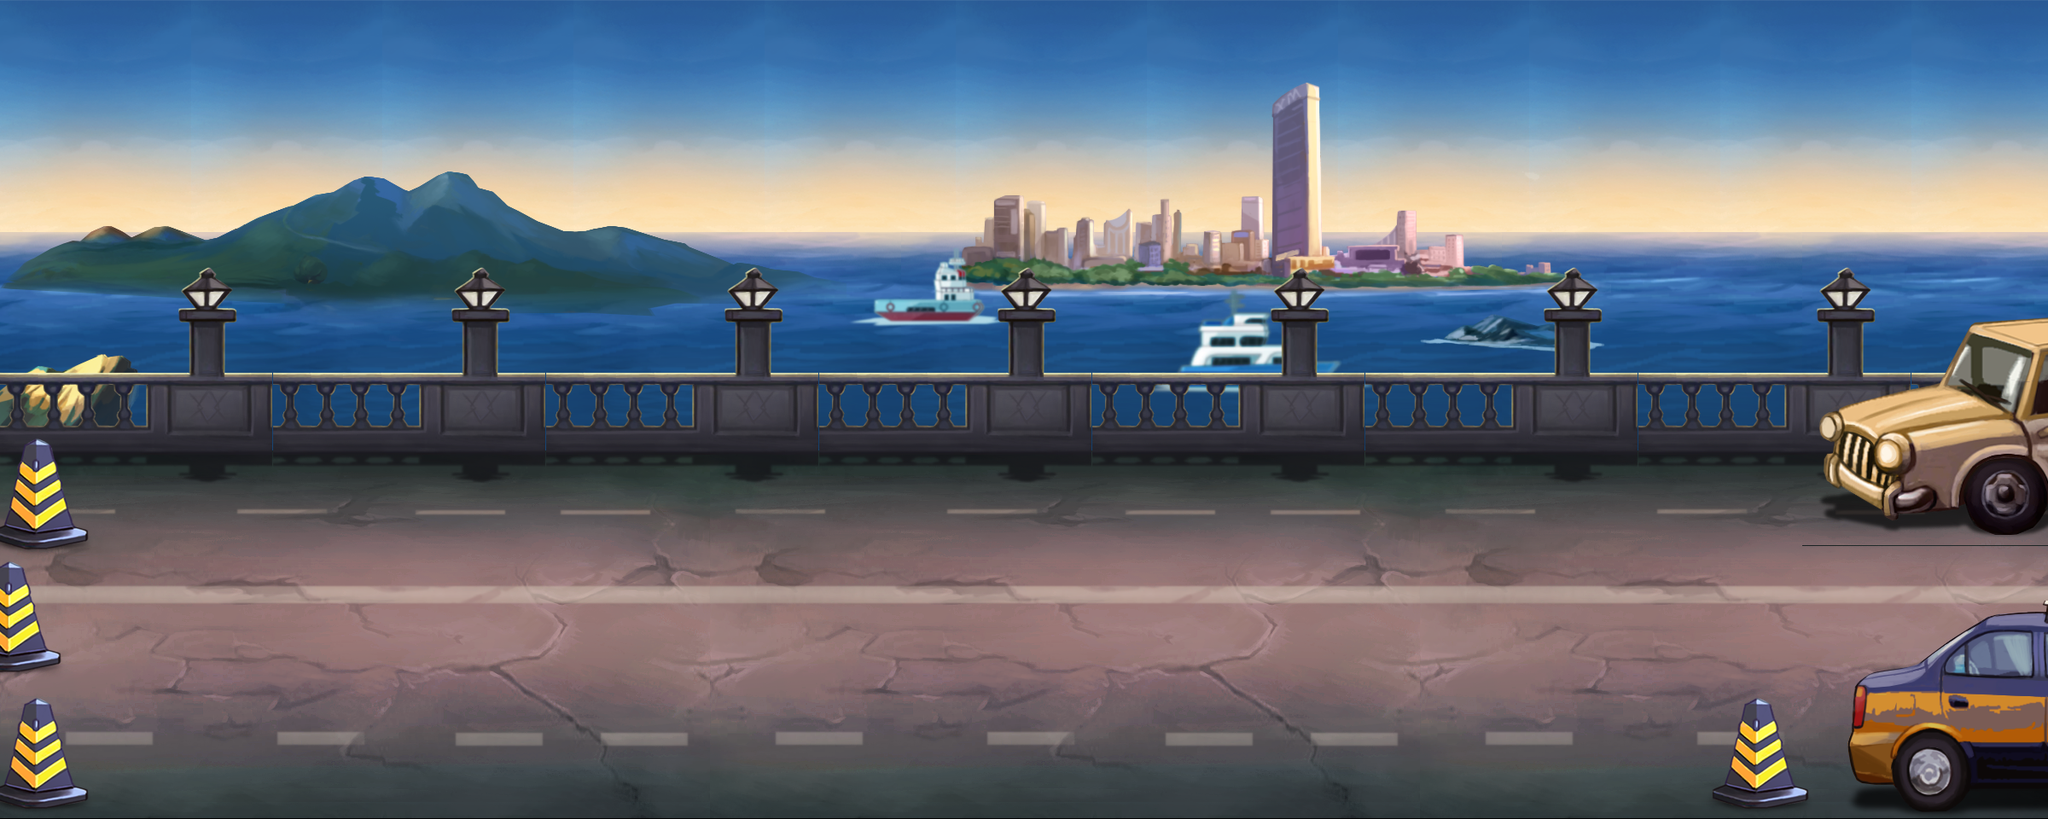

The image is a tile-based game level rendered from a .tmx file. Its description and source (layers, tilesets, objects; grid data summarised) follow:
An orthogonal 75x60 tile map with 32x16 px tiles, 8 tile layers (far, far1, far2, far3, ...), 5 tilesets and 5 objects (born1, guai1-1, guai2-1, guai2-2, boss).

<map version="1.0" orientation="orthogonal" width="75" height="60" tilewidth="32" tileheight="16">
 <tileset firstgid="1" name="tiankong" tilewidth="32" tileheight="16">
  <image source="tiankong.png" width="224" height="320" />
 </tileset>
 <tileset firstgid="141" name="meta1" tilewidth="32" tileheight="16">
  <image source="meta1.png" width="320" height="16" />
  <tile id="0">
   <properties>
    <property name="block" value="" />
   </properties>
  </tile>
 </tileset>
 <tileset firstgid="151" name="city-jinjing" tilewidth="32" tileheight="16">
  <image source="city-jinjing.png" width="1001" height="1120" />
 </tileset>
 <tileset firstgid="2321" name="see-yuanjing" tilewidth="32" tileheight="16">
  <image source="see-yuanjing.png" width="1029" height="572" />
 </tileset>
 <tileset firstgid="3441" name="chengshiyuan" tilewidth="32" tileheight="16">
  <image source="chengshiyuan.png" width="800" height="256" />
 </tileset>
 <layer name="far" width="75" height="60">
  <properties>
   <property name="XSpeed" value="0.5" />
   <property name="YSpeed" value="0.9" />
   <property name="ZOrder" value="-1" />
  </properties>
  <data>[4500 cells, 1500 non-empty, 140 distinct tile ids]</data>
 </layer>
 <layer name="far1" width="75" height="60">
  <properties>
   <property name="XSpeed" value="0.5" />
   <property name="YSpeed" value="0.9" />
   <property name="ZOrder" value="-1" />
  </properties>
  <data>[4500 cells, 1425 non-empty, 209 distinct tile ids]</data>
 </layer>
 <layer name="far2" width="75" height="60">
  <properties>
   <property name="XSpeed" value="0.5" />
   <property name="YSpeed" value="0.9" />
   <property name="ZOrder" value="-1" />
  </properties>
  <data>[4500 cells, 400 non-empty, 400 distinct tile ids]</data>
 </layer>
 <layer name="far3" width="75" height="60">
  <properties>
   <property name="XSpeed" value="0.5" />
   <property name="YSpeed" value="0.9" />
   <property name="ZOrder" value="-1" />
  </properties>
  <data>[4500 cells, 607 non-empty, 607 distinct tile ids]</data>
 </layer>
 <layer name="ground" width="75" height="60">
  <properties>
   <property name="XSpeed" value="1" />
   <property name="YSpeed" value="1" />
   <property name="ZOrder" value="0" />
  </properties>
  <data>[4500 cells, 2025 non-empty, 702 distinct tile ids]</data>
 </layer>
 <layer name="ground1" width="75" height="60">
  <properties>
   <property name="XSpeed" value="1" />
   <property name="YSpeed" value="1" />
   <property name="ZOrder" value="0" />
  </properties>
  <data>[4500 cells, 1275 non-empty, 170 distinct tile ids]</data>
 </layer>
 <layer name="ground2" width="75" height="60">
  <properties>
   <property name="XSpeed" value="1" />
   <property name="YSpeed" value="1" />
   <property name="ZOrder" value="0" />
  </properties>
  <data>[4500 cells, 425 non-empty, 326 distinct tile ids]</data>
 </layer>
 <layer name="block" width="75" height="60" opacity="0">
  <data>[4500 cells, 2870 non-empty, 2 distinct tile ids]</data>
 </layer>
 <objectgroup name="born" width="0" height="0">
  <object name="born1" x="332" y="646" width="44" height="40" />
  <object name="guai1-1" x="440" y="762" width="46" height="40" />
  <object name="guai2-1" x="1208" y="742" width="42" height="56" />
  <object name="guai2-2" x="1306" y="650" width="44" height="38" />
  <object name="boss" x="1898" y="690" width="44" height="38" />
 </objectgroup>
</map>
